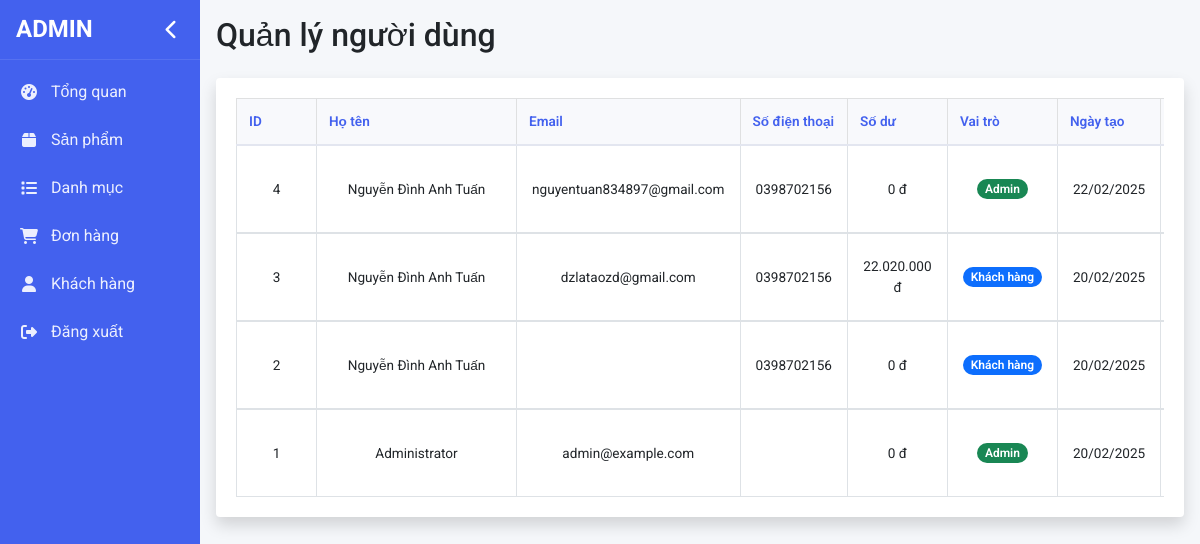
The page /admin/users.php (signed in) on the database its author committed.
### tables this page shows
CREATE TABLE `account` (
  `id` int(11) NOT NULL,
  `username` varchar(50) NOT NULL,
  `password` varchar(255) NOT NULL,
  `email` varchar(100) NOT NULL,
  `fullname` varchar(100) NOT NULL,
  `phone` varchar(20) NOT NULL,
  `address` text NOT NULL,
  `is_admin` tinyint(1) NOT NULL DEFAULT 0,
  `money` int(11) NOT NULL,
  `created_at` datetime NOT NULL DEFAULT current_timestamp()
);

### functions/functions.php (called while the page is built, shortened)
<?php
function format_currency($amount) {
    $amount = floatval($amount);
    return number_format($amount, 0, ',', '.') . ' đ';
}
?>

### admin/users.php (the view, shortened to what this page needs)
<?php
require_once '../functions/functions.php';
require_once __DIR__ . '/../config/config.php';
require_once __DIR__ . '/header-admin.php';
$users_query = "SELECT * FROM account ORDER BY created_at DESC";
$users = $conn->query($users_query);
?>
<h2 class="mb-4">Quản lý người dùng</h2>
<div class="card shadow">
    <div class="card-body">
        <div class="table-responsive">
            <table class="table table-bordered">
                <thead class="table-light">
                    <tr>
                        <th>ID</th>
                        <th>Họ tên</th>
                        <th>Email</th>
                        <th>Số điện thoại</th>
                        <th>Số dư</th>
                        <th>Vai trò</th>
                        <th>Ngày tạo</th>
                        <th>Thao tác</th>
                    </tr>
                </thead>
                <tbody>
                    <?php while ($user = $users->fetch_assoc()): ?>
                        <tr>
                            <td><?= $user['id'] ?></td>
                            <td><?= $user['fullname'] ?></td>
                            <td><?= $user['email'] ?></td>
                            <td><?= $user['phone'] ?></td>
                            <td><?= format_currency($user['money']) ?></td>
                            <td>
                                <span class="badge bg-<?= $user['is_admin'] ? 'success' : 'primary' ?>">
                                    <?= $user['is_admin'] ? 'Admin' : 'Khách hàng' ?>
                                </span>
                            </td>
                            <td><?= date('d/m/Y', strtotime($user['created_at'])) ?></td>
                            <td>
                            </td>
                        </tr>
                    <?php endwhile; ?>
                </tbody>
            </table>
        </div>
    </div>
</div>

### assets/css/admin.css (style rules this page uses)
:root { --primary-color: #4e69df; --secondary-color: #858796; --success-color: #1cc88a; --info-color: #36b9cc; --warning-color: #f6c23e; --danger-color: #e74a3b; --dark-color: #5a5c69; --sidebar-width: 250px; --transition-speed: 0.3s; --sidebar-collapsed-width: 70px; }
.table-responsive { overflow-x: auto; }
.table { width: 100%; margin-bottom: 0; }
.table th { font-size: 0.75rem; padding: 0.5rem; }
.table td { font-size: 0.85rem; padding: 0.5rem; }
.card { border: none; border-radius: 10px; box-shadow: 0 0 10px rgba(0, 0, 0, 0.05); margin-bottom: 20px; }
.card-body { padding: 20px; }
.table { margin-bottom: 0; }
.table th { font-weight: 600; background-color: #f8f9fa; border-bottom-width: 1px; }
.table td { vertical-align: middle; }
.table tbody tr { display: table-row; width: 100%; margin-bottom: 10px; border-bottom: 1px solid #dee2e6; }
.table tbody tr td { text-align: center; vertical-align: middle; padding: 15px; background-color: #fff; }
.table tbody tr:not(:last-child) { border-bottom: 2px solid #dee2e6; }
.table th { min-width: 100px; }
.table th:first-child { min-width: 80px; }
.table th:nth-child(2) { min-width: 200px; }

### admin/header-admin.php (style rules this page uses)
:root { --primary-color: #4361ee; --secondary-color: #4361ee; --success-color: #4cc9f0; --info-color: #4895ef; --warning-color: #f72585; --danger-color: #e63946; --light-color: #f8f9fa; --dark-color: #212529; --sidebar-width: 200px; --header-height: 60px; --sidebar-collapsed-width: 70px; --border-radius: 0.25rem; --transition-speed: 0.3s; --box-shadow: 0 0.25rem 1rem rgba(0, 0, 0, 0.1); }
body { font-family: 'Roboto', sans-serif; background-color: #f5f7fa; margin: 0; padding: 0; overflow-x: hidden; }
.card, .dashboard-card { border: none; border-radius: var(--border-radius); box-shadow: 0 1px 3px rgba(0,0,0,0.12), 0 1px 2px rgba(0,0,0,0.24); transition: all 0.3s cubic-bezier(.25,.8,.25,1); overflow: hidden; margin-bottom: 1.5rem; background-color: #fff; }
.table { color: var(--dark-color); margin-bottom: 0; }
.table th { font-weight: 600; color: var(--primary-color); background-color: #f8f9fc; border-bottom: 2px solid #e3e6f0; padding: 0.75rem; font-size: 0.85rem; }
.table td { padding: 0.75rem; vertical-align: middle; }
.badge { font-weight: 600; font-size: 0.75rem; padding: 0.35em 0.65em; border-radius: 50px; }

### rows shown on the page
account: id "4", fullname "Nguyễn Đình Anh Tuấn", email "nguyentuan834897@gmail.com", phone "0398702156", money "0 đ", is_admin "Admin", created_at "22/02/2025"
account: id "3", fullname "Nguyễn Đình Anh Tuấn", email "dzlataozd@gmail.com", phone "0398702156", money "22.020.000 đ", is_admin "Khách hàng", created_at "20/02/2025"
account: id "2", fullname "Nguyễn Đình Anh Tuấn", phone "0398702156", money "0 đ", is_admin "Khách hàng", created_at "20/02/2025"
account: id "1", fullname "Administrator", email "admin@example.com", money "0 đ", is_admin "Admin", created_at "20/02/2025"
